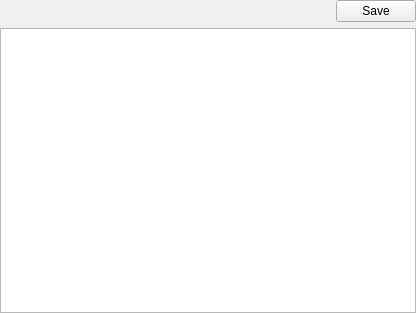
<?xml version="1.0" encoding="UTF-8"?>
<ui version="4.0">
 <class>XDisasmReferencesWidget</class>
 <widget class="QWidget" name="XDisasmReferencesWidget">
  <property name="geometry">
   <rect>
    <x>0</x>
    <y>0</y>
    <width>416</width>
    <height>313</height>
   </rect>
  </property>
  <property name="windowTitle">
   <string>Form</string>
  </property>
  <layout class="QVBoxLayout" name="verticalLayout">
   <property name="leftMargin">
    <number>0</number>
   </property>
   <property name="topMargin">
    <number>0</number>
   </property>
   <property name="rightMargin">
    <number>0</number>
   </property>
   <property name="bottomMargin">
    <number>0</number>
   </property>
   <item>
    <layout class="QHBoxLayout" name="horizontalLayout">
     <item>
      <spacer name="horizontalSpacer">
       <property name="orientation">
        <enum>Qt::Horizontal</enum>
       </property>
       <property name="sizeHint" stdset="0">
        <size>
         <width>40</width>
         <height>20</height>
        </size>
       </property>
      </spacer>
     </item>
     <item>
      <widget class="QPushButton" name="pushButtonSaveSymbols">
       <property name="text">
        <string>Save</string>
       </property>
      </widget>
     </item>
    </layout>
   </item>
   <item>
    <widget class="QTableView" name="tableViewReferences">
     <property name="contextMenuPolicy">
      <enum>Qt::CustomContextMenu</enum>
     </property>
     <property name="editTriggers">
      <set>QAbstractItemView::NoEditTriggers</set>
     </property>
     <property name="selectionMode">
      <enum>QAbstractItemView::SingleSelection</enum>
     </property>
     <property name="selectionBehavior">
      <enum>QAbstractItemView::SelectRows</enum>
     </property>
     <property name="sortingEnabled">
      <bool>true</bool>
     </property>
     <attribute name="horizontalHeaderStretchLastSection">
      <bool>true</bool>
     </attribute>
     <attribute name="verticalHeaderVisible">
      <bool>false</bool>
     </attribute>
     <attribute name="verticalHeaderMinimumSectionSize">
      <number>20</number>
     </attribute>
     <attribute name="verticalHeaderDefaultSectionSize">
      <number>20</number>
     </attribute>
    </widget>
   </item>
  </layout>
 </widget>
 <resources/>
 <connections/>
</ui>
